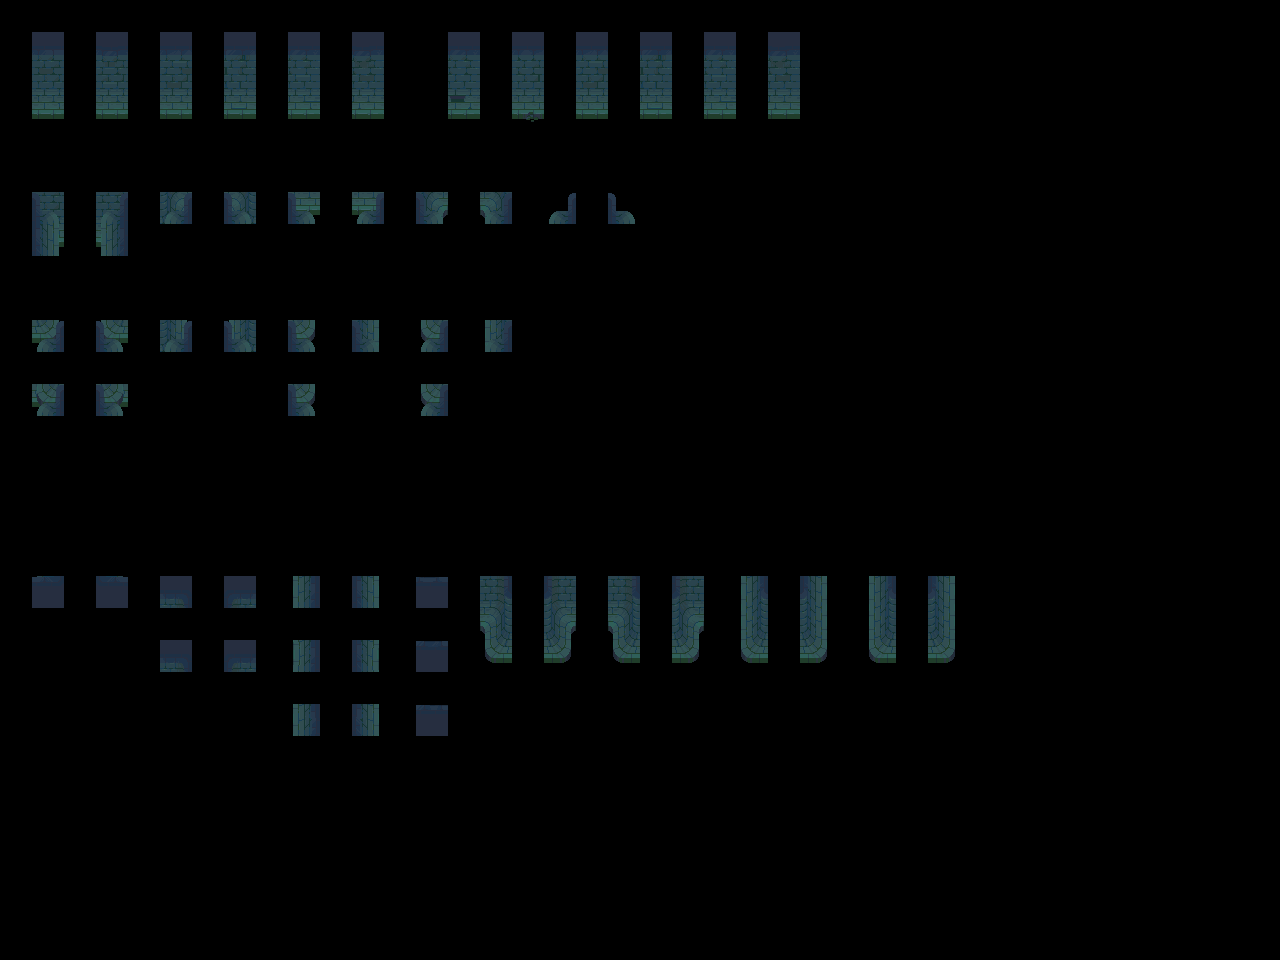

Rendered tile map (Tiled .tmx) drawn with the repository's tilesets; below, a short description and the full map source, tile grids included:
An orthogonal 40x30 tile map with 32x32 px tiles, 2 tile layers (input_walls, output_walls) and 5 objects.

<map version="1.9" tiledversion="1.9.2" orientation="orthogonal" renderorder="right-down" width="40" height="30" tilewidth="32" tileheight="32" infinite="0" nextlayerid="4" nextobjectid="7">
 <properties>
  <property name="MatchInOrder" type="bool" value="true" />
 </properties>
 <tileset firstgid="1" source="../tilesets/Sewers-Tileset-wall-1.tsx" />
 <layer id="1" name="input_walls" width="40" height="30" opacity="0.83">
  <data encoding="csv">
0,0,0,0,0,0,0,0,0,0,0,0,0,0,0,0,0,0,0,0,0,0,0,0,0,0,0,0,0,0,0,0,0,0,0,0,0,0,0,0,
0,67,0,67,0,67,0,67,0,67,0,67,0,0,67,0,67,0,67,0,67,0,67,0,67,0,0,0,0,0,0,0,0,0,0,0,0,0,0,0,
0,83,0,83,0,83,0,83,0,83,0,83,0,0,83,0,83,0,83,0,83,0,83,0,83,0,0,0,0,0,0,0,0,0,0,0,0,0,0,0,
0,99,0,99,0,99,0,99,0,99,0,99,0,0,99,0,99,0,99,0,99,0,99,0,99,0,0,0,0,0,0,0,0,0,0,0,0,0,0,0,
0,0,0,0,0,0,0,0,0,0,0,0,0,0,0,0,0,0,0,0,0,0,0,0,0,0,0,0,0,0,0,0,0,0,0,0,0,0,0,0,
0,0,0,0,0,0,0,0,0,0,0,0,0,0,0,0,0,0,0,0,0,0,0,0,0,0,0,0,0,0,0,0,0,0,0,0,0,0,0,0,
0,6,0,8,0,12,0,44,0,38,0,40,0,58,0,74,0,17,0,21,0,0,0,0,0,0,0,0,0,0,0,0,0,0,0,0,0,0,0,0,
0,22,0,24,0,0,0,0,0,0,0,0,0,0,0,0,0,0,0,0,0,0,0,0,0,0,0,0,0,0,0,0,0,0,0,0,0,0,0,0,
0,0,0,0,0,0,0,0,0,0,0,0,0,0,0,0,0,0,0,0,0,0,0,0,0,0,0,0,0,0,0,0,0,0,0,0,0,0,0,0,
0,0,0,0,0,0,0,0,0,0,0,0,0,0,0,0,0,0,0,0,0,0,0,0,0,0,0,0,0,0,0,0,0,0,0,0,0,0,0,0,
0,76,0,108,0,109,0,125,0,102,0,118,0,104,0,120,0,0,0,0,0,0,0,0,0,0,0,0,0,0,0,0,0,0,0,0,0,0,0,0,
0,0,0,0,0,0,0,0,0,0,0,0,0,0,0,0,0,0,0,0,0,0,0,0,0,0,0,0,0,0,0,0,0,0,0,0,0,0,0,0,
0,30,0,29,0,0,0,0,0,13,0,0,0,15,0,0,0,0,0,0,0,0,0,0,0,0,0,0,0,0,0,0,0,0,0,0,0,0,0,0,
0,0,0,0,0,0,0,0,0,0,0,0,0,0,0,0,0,0,0,0,0,0,0,0,0,0,0,0,0,0,0,0,0,0,0,0,0,0,0,0,
0,0,0,0,0,0,0,0,0,0,0,0,0,0,0,0,0,0,0,0,0,0,0,0,0,0,0,0,0,0,0,0,0,0,0,0,0,0,0,0,
0,0,0,0,0,0,0,0,0,0,0,0,0,0,0,0,0,0,0,0,0,0,0,0,0,0,0,0,0,0,0,0,0,0,0,0,0,0,0,0,
0,0,0,0,0,0,0,0,0,0,0,0,0,0,0,0,0,0,0,0,0,0,0,0,0,0,0,0,0,0,0,0,0,0,0,0,0,0,0,0,
0,0,0,0,0,0,0,0,0,0,0,0,0,0,0,0,0,0,0,0,0,0,0,0,0,0,0,0,0,0,0,0,0,0,0,0,0,0,0,0,
0,18,0,20,0,50,0,52,0,33,0,37,0,3,0,66,0,68,0,66,0,68,0,49,0,53,0,49,0,53,0,0,0,0,0,0,0,0,0,0,
0,0,0,0,0,0,0,0,0,0,0,0,0,0,0,82,0,84,0,82,0,84,0,65,0,69,0,65,0,69,0,0,0,0,0,0,0,0,0,0,
0,0,0,0,0,50,0,52,0,33,0,37,0,3,0,98,0,100,0,98,0,100,0,81,0,85,0,81,0,85,0,0,0,0,0,0,0,0,0,0,
0,0,0,0,0,0,0,0,0,0,0,0,0,0,0,0,0,0,0,0,0,0,0,0,0,0,0,0,0,0,0,0,0,0,0,0,0,0,0,0,
0,0,0,0,0,0,0,0,0,33,0,37,0,3,0,0,0,0,0,0,0,0,0,0,0,0,0,0,0,0,0,0,0,0,0,0,0,0,0,0,
0,0,0,0,0,0,0,0,0,0,0,0,0,0,0,0,0,0,0,0,0,0,0,0,0,0,0,0,0,0,0,0,0,0,0,0,0,0,0,0,
0,0,0,0,0,0,0,0,0,0,0,0,0,0,0,0,0,0,0,0,0,0,0,0,0,0,0,0,0,0,0,0,0,0,0,0,0,0,0,0,
0,0,0,0,0,0,0,0,0,0,0,0,0,0,0,0,0,0,0,0,0,0,0,0,0,0,0,0,0,0,0,0,0,0,0,0,0,0,0,0,
0,0,0,0,0,0,0,0,0,0,0,0,0,0,0,0,0,0,0,0,0,0,0,0,0,0,0,0,0,0,0,0,0,0,0,0,0,0,0,0,
0,0,0,0,0,0,0,0,0,0,0,0,0,0,0,0,0,0,0,0,0,0,0,0,0,0,0,0,0,0,0,0,0,0,0,0,0,0,0,0,
0,0,0,0,0,0,0,0,0,0,0,0,0,0,0,0,0,0,0,0,0,0,0,0,0,0,0,0,0,0,0,0,0,0,0,0,0,0,0,0,
0,0,0,0,0,0,0,0,0,0,0,0,0,0,0,0,0,0,0,0,0,0,0,0,0,0,0,0,0,0,0,0,0,0,0,0,0,0,0,0
</data>
 </layer>
 <layer id="2" name="output_walls" width="40" height="30">
  <data encoding="csv">
0,0,0,0,0,0,0,0,0,0,0,0,0,0,0,0,0,0,0,0,0,0,0,0,0,0,0,0,0,0,0,0,0,0,0,0,0,0,0,0,
0,145,0,146,0,147,0,148,0,149,0,150,0,0,152,0,153,0,154,0,155,0,156,0,157,0,0,0,0,0,0,0,0,0,0,0,0,0,0,0,
0,161,0,162,0,163,0,164,0,165,0,166,0,0,168,0,169,0,170,0,171,0,172,0,173,0,0,0,0,0,0,0,0,0,0,0,0,0,0,0,
0,177,0,178,0,179,0,180,0,181,0,182,0,0,184,0,185,0,186,0,187,0,188,0,189,0,0,0,0,0,0,0,0,0,0,0,0,0,0,0,
0,0,0,0,0,0,0,0,0,0,0,0,0,0,0,0,0,0,0,0,0,0,0,0,0,0,0,0,0,0,0,0,0,0,0,0,0,0,0,0,
0,0,0,0,0,0,0,0,0,0,0,0,0,0,0,0,0,0,0,0,0,0,0,0,0,0,0,0,0,0,0,0,0,0,0,0,0,0,0,0,
0,7,0,9,0,28,0,60,0,39,0,41,0,59,0,75,0,2,0,4,0,0,0,0,0,0,0,0,0,0,0,0,0,0,0,0,0,0,0,0,
0,23,0,25,0,0,0,0,0,0,0,0,0,0,0,0,0,0,0,0,0,0,0,0,0,0,0,0,0,0,0,0,0,0,0,0,0,0,0,0,
0,0,0,0,0,0,0,0,0,0,0,0,0,0,0,0,0,0,0,0,0,0,0,0,0,0,0,0,0,0,0,0,0,0,0,0,0,0,0,0,
0,0,0,0,0,0,0,0,0,0,0,0,0,0,0,0,0,0,0,0,0,0,0,0,0,0,0,0,0,0,0,0,0,0,0,0,0,0,0,0,
0,92,0,124,0,110,0,126,0,103,0,119,0,105,0,121,0,0,0,0,0,0,0,0,0,0,0,0,0,0,0,0,0,0,0,0,0,0,0,0,
0,0,0,0,0,0,0,0,0,0,0,0,0,0,0,0,0,0,0,0,0,0,0,0,0,0,0,0,0,0,0,0,0,0,0,0,0,0,0,0,
0,46,0,45,0,0,0,0,0,14,0,0,0,16,0,0,0,0,0,0,0,0,0,0,0,0,0,0,0,0,0,0,0,0,0,0,0,0,0,0,
0,0,0,0,0,0,0,0,0,0,0,0,0,0,0,0,0,0,0,0,0,0,0,0,0,0,0,0,0,0,0,0,0,0,0,0,0,0,0,0,
0,0,0,0,0,0,0,0,0,0,0,0,0,0,0,0,0,0,0,0,0,0,0,0,0,0,0,0,0,0,0,0,0,0,0,0,0,0,0,0,
0,0,0,0,0,0,0,0,0,0,0,0,0,0,0,0,0,0,0,0,0,0,0,0,0,0,0,0,0,0,0,0,0,0,0,0,0,0,0,0,
0,0,0,0,0,0,0,0,0,0,0,0,0,0,0,0,0,0,0,0,0,0,0,0,0,0,0,0,0,0,0,0,0,0,0,0,0,0,0,0,
0,0,0,0,0,0,0,0,0,0,0,0,0,0,0,0,0,0,0,0,0,0,0,0,0,0,0,0,0,0,0,0,0,0,0,0,0,0,0,0,
0,193,0,194,0,209,0,210,0,195,0,196,0,197,0,198,0,199,0,200,0,201,0,202,0,203,0,204,0,205,0,0,0,0,0,0,0,0,0,0,
0,0,0,0,0,0,0,0,0,0,0,0,0,0,0,214,0,215,0,216,0,217,0,218,0,219,0,220,0,221,0,0,0,0,0,0,0,0,0,0,
0,0,0,0,0,225,0,226,0,211,0,212,0,213,0,230,0,231,0,232,0,233,0,234,0,235,0,236,0,237,0,0,0,0,0,0,0,0,0,0,
0,0,0,0,0,0,0,0,0,0,0,0,0,0,0,0,0,0,0,0,0,0,0,0,0,0,0,0,0,0,0,0,0,0,0,0,0,0,0,0,
0,0,0,0,0,0,0,0,0,227,0,228,0,229,0,0,0,0,0,0,0,0,0,0,0,0,0,0,0,0,0,0,0,0,0,0,0,0,0,0,
0,0,0,0,0,0,0,0,0,0,0,0,0,0,0,0,0,0,0,0,0,0,0,0,0,0,0,0,0,0,0,0,0,0,0,0,0,0,0,0,
0,0,0,0,0,0,0,0,0,0,0,0,0,0,0,0,0,0,0,0,0,0,0,0,0,0,0,0,0,0,0,0,0,0,0,0,0,0,0,0,
0,0,0,0,0,0,0,0,0,0,0,0,0,0,0,0,0,0,0,0,0,0,0,0,0,0,0,0,0,0,0,0,0,0,0,0,0,0,0,0,
0,0,0,0,0,0,0,0,0,0,0,0,0,0,0,0,0,0,0,0,0,0,0,0,0,0,0,0,0,0,0,0,0,0,0,0,0,0,0,0,
0,0,0,0,0,0,0,0,0,0,0,0,0,0,0,0,0,0,0,0,0,0,0,0,0,0,0,0,0,0,0,0,0,0,0,0,0,0,0,0,
0,0,0,0,0,0,0,0,0,0,0,0,0,0,0,0,0,0,0,0,0,0,0,0,0,0,0,0,0,0,0,0,0,0,0,0,0,0,0,0,
0,0,0,0,0,0,0,0,0,0,0,0,0,0,0,0,0,0,0,0,0,0,0,0,0,0,0,0,0,0,0,0,0,0,0,0,0,0,0,0
</data>
 </layer>
 <objectgroup id="3" name="rule_options" offsetx="-10.6667" offsety="-16.6667">
  <object id="1" x="22" y="28" width="131" height="124.667">
   <properties>
    <property name="Disabled" type="bool" value="false" />
    <property name="Probability" type="float" value="0.4" />
   </properties>
  </object>
  <object id="2" x="28" y="180.667" width="917.333" height="320">
   <properties>
    <property name="Disabled" type="bool" value="false" />
    <property name="Probability" type="float" value="0.25" />
   </properties>
  </object>
  <object id="4" x="29.6667" y="568.333" width="955" height="205">
   <properties>
    <property name="Probability" type="float" value="0.25" />
   </properties>
  </object>
  <object id="5" x="448.667" y="28.6667" width="497" height="129">
   <properties>
    <property name="Probability" type="float" value="0.15" />
   </properties>
  </object>
  <object id="6" x="162.667" y="29" width="243.333" height="123.667">
   <properties>
    <property name="Probability" type="float" value="0.25" />
   </properties>
  </object>
 </objectgroup>
</map>
